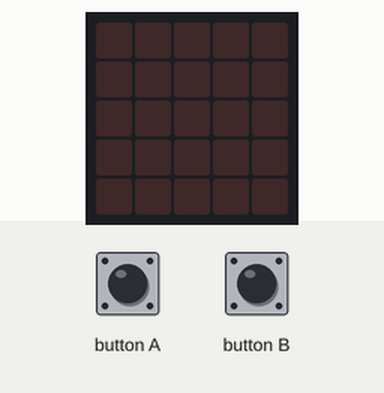
Bench run of a program on a simulated BBC micro:bit (MakeCode). On the bench: the board's 5×5 LED display. The inputs (shaded band) are chosen by the test bench.

Above: at 1.2 s.
1.3 s: button A pressed for 0.15 s
At 2.4 s:
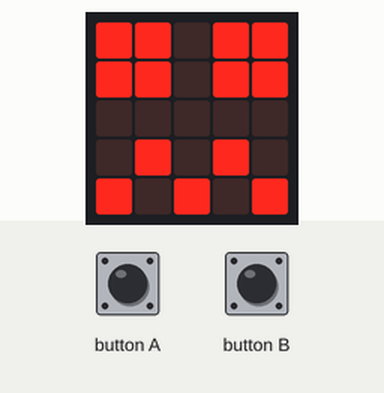
4.3 s: button B pressed for 0.15 s
At 5.7 s:
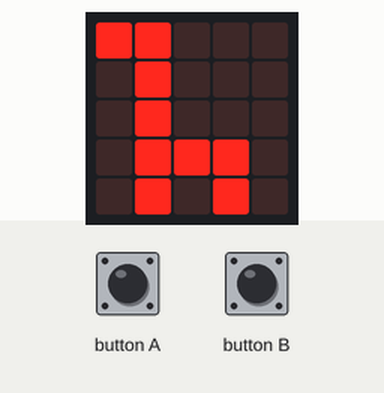
Timing chart, 0 to 7.3 s (numbered marks = the images above; inputs shaded):
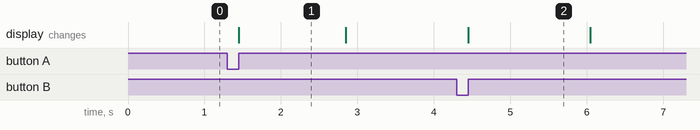

Measured:
- after the input at 1.3 s, the display: changes after 0.15 s (image 1)
- after the input at 4.3 s, the display: changes after 0.15 s (image 2)
- what the display in image 1 shows lasts 1.4 s, from 1.5 s to 2.9 s
- what the display in image 2 shows lasts 1.6 s, from 4.5 s to 6.1 s

The program:

main.ts
```typescript
input.onButtonPressed(Button.A, function () {
    basic.showLeds(`
        # # . # #
        # # . # #
        . . . . .
        . # . # .
        # . # . #
        `)
    basic.pause(1000)
    basic.clearScreen()
})
input.onButtonPressed(Button.B, function () {
    basic.showIcon(IconNames.Giraffe)
    basic.pause(1000)
    basic.clearScreen()
})
```

test.ts
```typescript
// 在這裡測試；當此封包作為擴充功能時，將不會編譯此內容。
```
